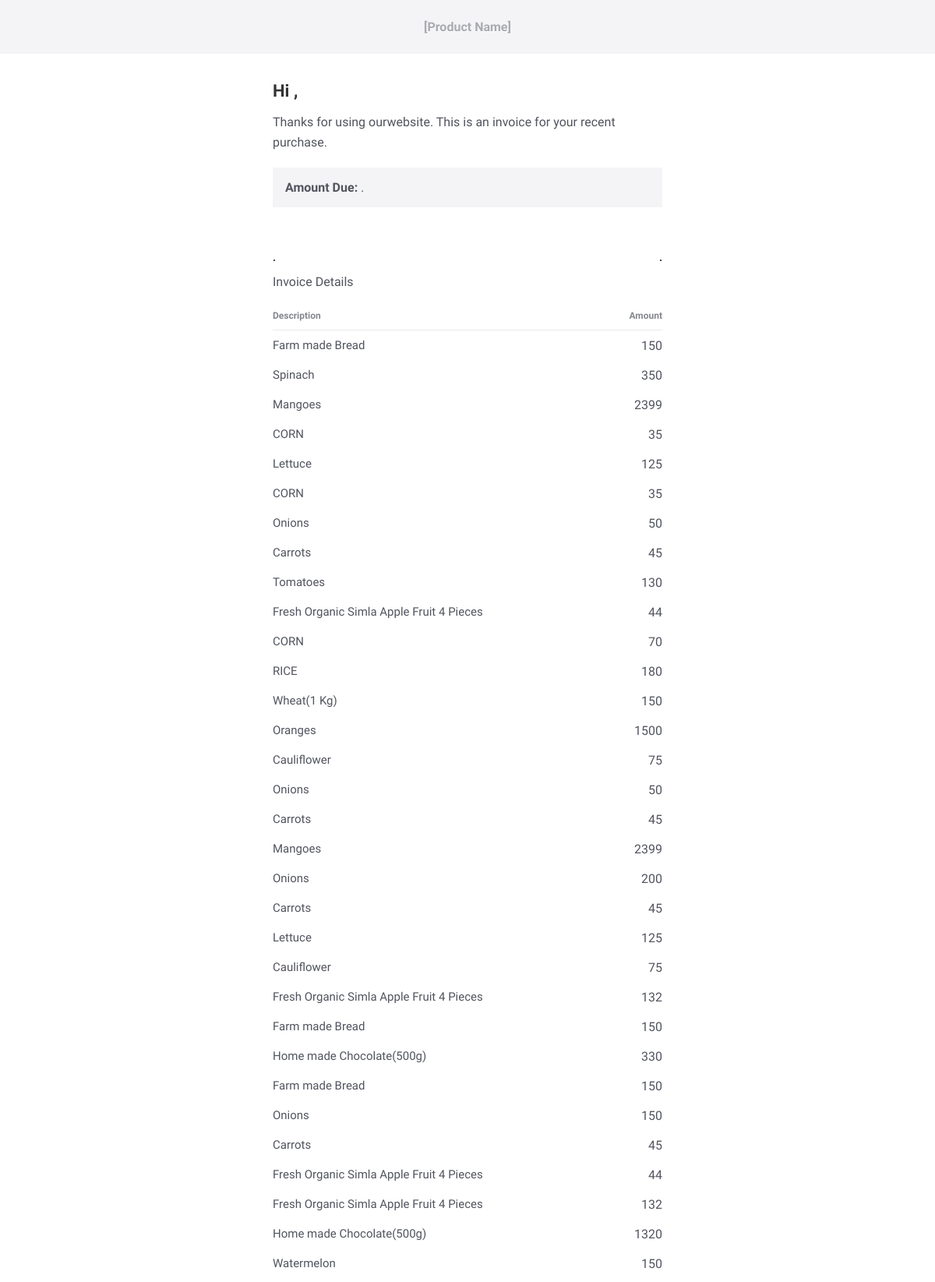
The app's page /mail.php (upper part) with its own data.
### tables this page shows
CREATE TABLE `order_detail` (
  `id` int NOT NULL,
  `order_id` int NOT NULL,
  `product_id` int NOT NULL,
  `qty` int NOT NULL,
  `price` float NOT NULL
);

CREATE TABLE `product` (
  `id` int NOT NULL,
  `categories_id` int NOT NULL,
  `sub_categories_id` int NOT NULL,
  `name` varchar(255) NOT NULL,
  `mrp` float NOT NULL,
  `price` float NOT NULL,
  `qty` int NOT NULL,
  `image` varchar(255) NOT NULL,
  `short_desc` varchar(2000) NOT NULL,
  `description` text NOT NULL,
  `best_seller` int NOT NULL,
  `meta_title` varchar(2000) NOT NULL,
  `meta_desc` varchar(2000) NOT NULL,
  `meta_keyword` varchar(2000) NOT NULL,
  `added_by` int NOT NULL,
  `status` tinyint NOT NULL,
  `Rating` int NOT NULL
);

### mail.php (the view, shortened to what this page needs)
<?php
require('connection.inc.php');
$order_id=$_GET['id'];
$res=mysqli_query($con,"select distinct(order_detail.id) ,order_detail.*,product.name,product.image from order_detail,product ,`order` where order_detail.order_id='$order_id' and order_detail.product_id=product.id");
$user_order=mysqli_fetch_assoc(mysqli_query($con,"select `order`.*, users.name,users.email  from `order`,users where users.id=`order`.user_id and `order`.id='$order_id'"));
$coupon_details=mysqli_fetch_assoc(mysqli_query($con,"select coupon_value from `order` where id='$order_id'"));
$coupon_value=$coupon_details['coupon_value'];
$total_price=0;
$html='<!DOCTYPE html PUBLIC "-//W3C//DTD XHTML 1.0 Transitional//EN" "http://www.w3.org/TR/xhtml1/DTD/xhtml1-transitional.dtd">
<html>
  <head>
  </head>
  <body>
    <span class="preheader">This is an invoice for your purchase on '.$user_order['added_on'].'. Please submit payment by {{ due_date }}</span>
    <table class="email-wrapper" width="100%" cellpadding="0" cellspacing="0" role="presentation">
      <tr>
        <td align="center">
          <table class="email-content" width="100%" cellpadding="0" cellspacing="0" role="presentation">
            <tr>
              <td class="email-masthead">
                <a href="https://example.com" class="f-fallback email-masthead_name">
                [Product Name]
              </a>
              </td>
            </tr>
            <tr>
              <td class="email-body" width="100%" cellpadding="0" cellspacing="0">
                <table class="email-body_inner" align="center" width="570" cellpadding="0" cellspacing="0" role="presentation">
                  <tr>
                    <td class="content-cell">
                      <div class="f-fallback">
                        <h1>Hi '.$user_order['name'].',</h1>
                        <p>Thanks for using ourwebsite. This is an invoice for your recent purchase.</p>
                        <table class="attributes" width="100%" cellpadding="0" cellspacing="0" role="presentation">
                          <tr>
                            <td class="attributes_content">
                              <table width="100%" cellpadding="0" cellspacing="0" role="presentation">
                                <tr>
                                  <td class="attributes_item">
                                    <span class="f-fallback">
              <strong>Amount Due:</strong> '.$user_order['total_price'].'.
            </span>
                                  </td>
                                </tr>
                              </table>
                            </td>
                          </tr>
                        </table>
                        <table class="purchase" width="100%" cellpadding="0" cellspacing="0">
                          <tr>
                            <td>
                              <h3>'.$user_order['id'].'.</h3>
                            </td>
                            <td>
                              <h3 class="align-right">'.$user_order['added_on'].'.</h3>
                            </td>
                          </tr>
                          <tr>
                            <td colspan="2">
                              <table class="purchase_content" width="100%" cellpadding="0" cellspacing="0">
                                <tr>
                                  <th class="purchase_heading" align="left">
                                    <p class="f-fallback">Description</p>
                                  </th>
                                  <th class="purchase_heading" align="right">
                                    <p class="f-fallback">Amount</p>
                                  </th>
                                </tr>
                                Invoice Details';
                                while($row=mysqli_fetch_assoc($res)){
									$total_price=$total_price+($row['qty']*$row['price']);
									$pp=$row['qty']*$row['price'];
									$html.='<tr>
									  <td width="80%" class="purchase_item"><span class="f-fallback">'.$row['name'].'</span></td>
									  <td class="align-right" width="20%" class="purchase_item"><span class="f-fallback">'.$pp.'</span></td>
									</tr>';
								}
                                $total_price=$total_price-$coupon_value;
                                $html.='<tr>
                                  <td width="80%" class="purchase_footer" valign="middle">
                                    <p class="f-fallback purchase_total purchase_total--label">Total</p>
                                  </td>
                                  <td width="20%" class="purchase_footer" valign="middle">
                                    <p class="f-fallback purchase_total">'.$total_price.'</p>
                                  </td>
                                </tr>
                              </table>
                            </td>
                          </tr>
                        </table>
                        <p>If you have any questions about this invoice, simply reply to this email or reach out to our <a href="{{support_url}}">support team</a> for help.</p>
                        <p>Cheers,
                          <br>The AgroTech Team</p>
                      </div>
                    </td>
                  </tr>
                </table>
              </td>
            </tr>
            <tr>
              <td>
                <table class="email-footer" align="center" width="570" cellpadding="0" cellspacing="0" role="presentation">
                  <tr>
                    <td class="content-cell" align="center">
                      <p class="f-fallback sub align-center">&copy; 2019 [Product Name]. All rights reserved.</p>
                      <p class="f-fallback sub align-center">
                        [AgroTech, LLC]
                        <br>1234 Street Rd.
                        <br>Suite 1234
                      </p>
                    </td>
                  </tr>
                </table>
              </td>
            </tr>
          </table>
        </td>
      </tr>
    </table>
  </body>
</html>';
echo $html;
?>

### mail.php (style rules this page uses)
body { width: 100% !important; height: 100%; margin: 0; -webkit-text-size-adjust: none; }
a { color: #3869D4; }
td { word-break: break-word; }
body, td, th { font-family: "Nunito Sans", Helvetica, Arial, sans-serif; }
h1 { margin-top: 0; color: #333333; font-size: 22px; font-weight: bold; text-align: left; }
h3 { margin-top: 0; color: #333333; font-size: 14px; font-weight: bold; text-align: left; }
td, th { font-size: 16px; }
p, ul, ol, blockquote { margin: .4em 0 1.1875em; font-size: 16px; line-height: 1.625; }
.align-right { text-align: right; }
.attributes { margin: 0 0 21px; }
.attributes_content { background-color: #F4F4F7; padding: 16px; }
.attributes_item { padding: 0; }
.purchase { width: 100%; margin: 0; padding: 35px 0; -premailer-width: 100%; -premailer-cellpadding: 0; -premailer-cellspacing: 0; }
.purchase_content { width: 100%; margin: 0; padding: 25px 0 0 0; -premailer-width: 100%; -premailer-cellpadding: 0; -premailer-cellspacing: 0; }
.purchase_item { padding: 10px 0; color: #51545E; font-size: 15px; line-height: 18px; }
.purchase_heading { padding-bottom: 8px; border-bottom: 1px solid #EAEAEC; }
.purchase_heading p { margin: 0; color: #85878E; font-size: 12px; }
body { background-color: #F4F4F7; color: #51545E; }
p { color: #51545E; }
.email-wrapper { width: 100%; margin: 0; padding: 0; -premailer-width: 100%; -premailer-cellpadding: 0; -premailer-cellspacing: 0; background-color: #F4F4F7; }
.email-content { width: 100%; margin: 0; padding: 0; -premailer-width: 100%; -premailer-cellpadding: 0; -premailer-cellspacing: 0; }
.email-masthead { padding: 25px 0; text-align: center; }
.email-masthead_name { font-size: 16px; font-weight: bold; color: #A8AAAF; text-decoration: none; text-shadow: 0 1px 0 white; }
.email-body { width: 100%; margin: 0; padding: 0; -premailer-width: 100%; -premailer-cellpadding: 0; -premailer-cellspacing: 0; background-color: #FFFFFF; }
.email-body_inner { width: 570px; margin: 0 auto; padding: 0; -premailer-width: 570px; -premailer-cellpadding: 0; -premailer-cellspacing: 0; background-color: #FFFFFF; }
.content-cell { padding: 35px; }

### records on screen
order_detail: product.name "Farm made Bread", price "150"
order_detail: product.name "Spinach", pp "350"
order_detail: product.name "Mangoes", price "2399"
order_detail: product.name "CORN", price "35"
order_detail: product.name "Lettuce", price "125"
order_detail: product.name "CORN", price "35"
order_detail: product.name "Onions", price "50"
order_detail: product.name "Carrots", price "45"
order_detail: product.name "Tomatoes", price "130"
order_detail: product.name "Fresh Organic Simla Apple Fruit 4 Pieces", price "44"
order_detail: product.name "CORN", pp "70"
order_detail: product.name "RICE", price "180"
order_detail: product.name "Wheat(1 Kg)", price "150"
order_detail: product.name "Oranges", price "1500"
order_detail: product.name "Cauliflower", price "75"
order_detail: product.name "Onions", price "50"
order_detail: product.name "Carrots", price "45"
order_detail: product.name "Mangoes", price "2399"
order_detail: product.name "Onions", pp "200"
order_detail: product.name "Carrots", price "45"
order_detail: product.name "Lettuce", price "125"
order_detail: product.name "Cauliflower", price "75"
order_detail: product.name "Fresh Organic Simla Apple Fruit 4 Pieces", pp "132"
order_detail: product.name "Farm made Bread", price "150"
order_detail: product.name "Home made Chocolate(500g)", price "330"
order_detail: product.name "Farm made Bread", price "150"
order_detail: product.name "Onions", pp "150"
order_detail: product.name "Carrots", price "45"
order_detail: product.name "Fresh Organic Simla Apple Fruit 4 Pieces", price "44"
order_detail: product.name "Fresh Organic Simla Apple Fruit 4 Pieces", pp "132"
order_detail: product.name "Home made Chocolate(500g)", pp "1320"
order_detail: product.name "Watermelon", price "150"
